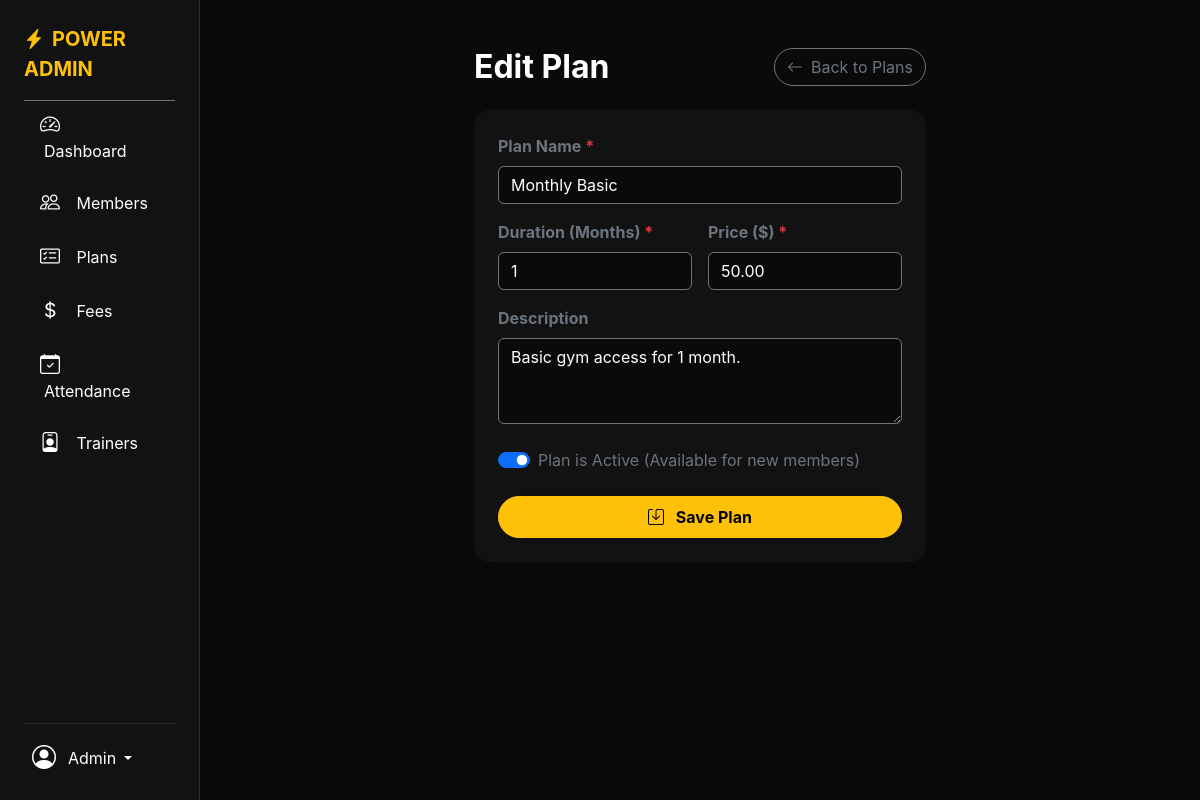
Page /admin/plans/edit/1 (signed in) on the committed database.
### models/plan.py (models this page shows)
class MembershipPlan(db.Model):
    __tablename__ = 'membership_plans'
    id = db.Column(db.Integer, primary_key=True)
    name = db.Column(db.String(100), nullable=False)
    description = db.Column(db.Text, nullable=True)
    duration_months = db.Column(db.Integer, nullable=False)
    price = db.Column(db.Numeric(10, 2), nullable=False)
    is_active = db.Column(db.Boolean, default=True)
    created_at = db.Column(db.DateTime, default=datetime.utcnow)
    memberships = db.relationship('Membership', backref='plan', lazy=True)

### routes/plans.py (the view, shortened to what this page needs)
@plans_bp.route('/edit/<int:id>', methods=['GET', 'POST'])
@login_required
def edit_plan(id):
    plan = MembershipPlan.query.get_or_404(id)
    return render_template('admin/plan_form.html', plan=plan)

### templates/admin/plan_form.html
{% extends 'admin/base_admin.html' %}
{% block content %}
<div class="row justify-content-center">
    <div class="col-lg-6">
        <div class="d-flex justify-content-between align-items-center mb-4">
            <h2 class="text-white fw-bold mb-0">{{ 'Edit' if plan else 'Create' }} Plan</h2>
            <a href="{{ url_for('plans.list_plans') }}" class="btn btn-outline-secondary rounded-pill">
                <i class="bi bi-arrow-left me-2"></i>Back to Plans
            </a>
        </div>
        <div class="card bg-dark text-white border-0 shadow rounded-4">
            <div class="card-body p-4">
                <form method="POST">
                    <div class="mb-3">
                        <label class="form-label text-secondary fw-bold">Plan Name <span class="text-danger">*</span></label>
                        <input type="text" class="form-control bg-black border-secondary text-white" name="name" value="{{ plan.name if plan else '' }}" required placeholder="e.g. Monthly Basic">
                    </div>
                    <div class="row g-3 mb-3">
                        <div class="col-md-6">
                            <label class="form-label text-secondary fw-bold">Duration (Months) <span class="text-danger">*</span></label>
                            <input type="number" class="form-control bg-black border-secondary text-white" name="duration_months" value="{{ plan.duration_months if plan else '' }}" required min="1">
                        </div>
                        <div class="col-md-6">
                            <label class="form-label text-secondary fw-bold">Price ($) <span class="text-danger">*</span></label>
                            <input type="number" step="0.01" class="form-control bg-black border-secondary text-white" name="price" value="{{ plan.price if plan else '' }}" required min="0">
                        </div>
                    </div>
                    <div class="mb-4">
                        <label class="form-label text-secondary fw-bold">Description</label>
                        <textarea class="form-control bg-black border-secondary text-white" name="description" rows="3">{{ plan.description if plan else '' }}</textarea>
                    </div>
                    <div class="form-check form-switch mb-4">
                        <input class="form-check-input" type="checkbox" name="is_active" id="isActive" {% if not plan or plan.is_active %}checked{% endif %}>
                        <label class="form-check-label text-secondary" for="isActive">Plan is Active (Available for new members)</label>
                    </div>
                    <button type="submit" class="btn btn-warning w-100 fw-bold py-2 rounded-pill shadow-sm">
                        <i class="bi bi-save me-2"></i> Save Plan
                    </button>
                </form>
            </div>
        </div>
    </div>
</div>
{% endblock %}

### static/css/style.css (style rules this page uses)
:root { --primary-color: #ffc107; --dark-color: #121212; --darker-color: #0a0a0a; }
body { font-family: 'Inter', 'Roboto', sans-serif; background-color: var(--darker-color) !important; }
.bg-black { background-color: var(--darker-color) !important; }
.bg-dark { background-color: var(--dark-color) !important; }
::placeholder { color: #6c757d !important; opacity: 1; }

### rows in the picture
MembershipPlan: name "Monthly Basic", duration_months "1", price "50.00", description "Basic gym access for 1 month.", is_active "☑"

### other values in the picture
{{ 'Edit' if plan else 'Create' }} "Edit"
